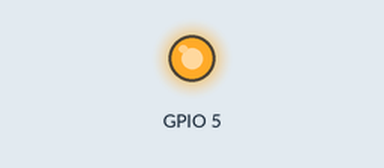
Recording of a program running on a simulated ESP8266 (Wemos D1 mini). On the bench: output pins drawn as LEDs (lit = HIGH).

Above: at 1.0 s.
At 3.0 s:
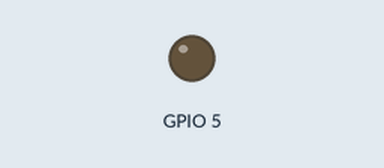
Timing chart, 0 to 5.2 s (numbered marks = the images above):
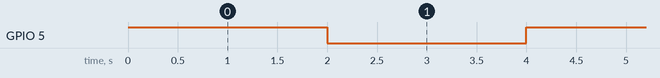

The program:

main.cpp
```cpp
#include <Arduino.h>

int state = LOW;

void setup() {
  // put your setup code here, to run once:
  pinMode(5, OUTPUT);
}

void loop() {
  // put your main code here, to run repeatedly:
  state = !state;
  digitalWrite(5, state);
  delay(2000);
}
```

Measured:
- by itself, GPIO 5: alternates HIGH for 2.0 s and LOW for 2.0 s
